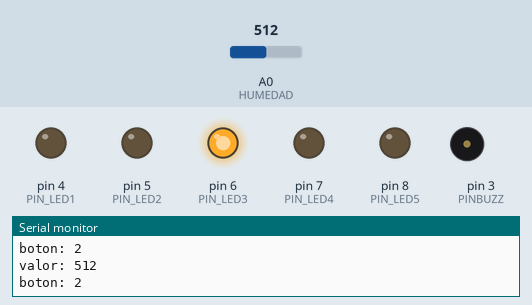
Recording of a sketch running on a simulated Arduino Uno, built with avr-gcc and run on an emulated ATmega328P. Parts: output pins drawn as LEDs (lit = HIGH), buzzer (waves = sounding), the last lines printed to the serial monitor. The inputs (shaded band) are chosen by the test bench; at power-on: A0 (HUMEDAD) = 512.

Above: at 1.2 s.
1.3 s: A0 (HUMEDAD) set to 532
At 2.5 s:
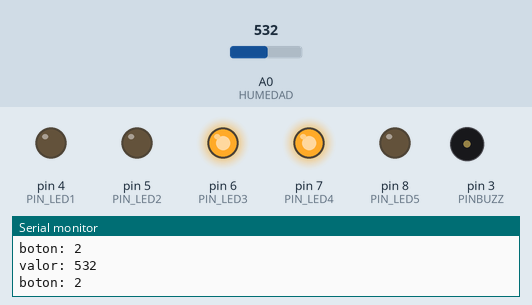
2.8 s: A0 (HUMEDAD) set to 691
5.8 s: A0 (HUMEDAD) set to 712
At 6.6 s:
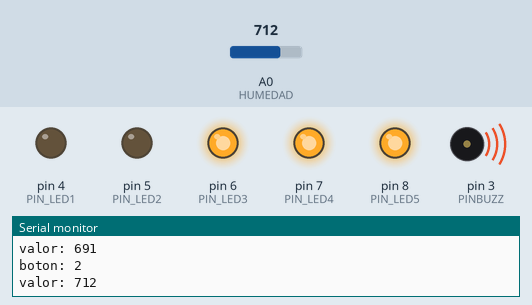
7.3 s: A0 (HUMEDAD) set to 363
10.3 s: A0 (HUMEDAD) set to 342
At 10.7 s:
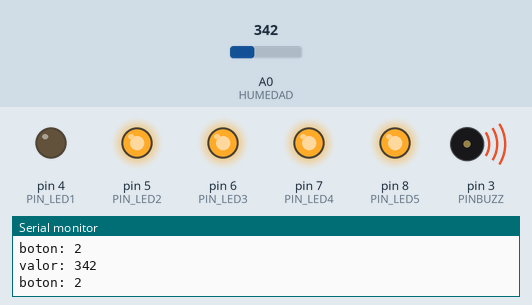
11.8 s: A0 (HUMEDAD) set to 166
At 12.5 s:
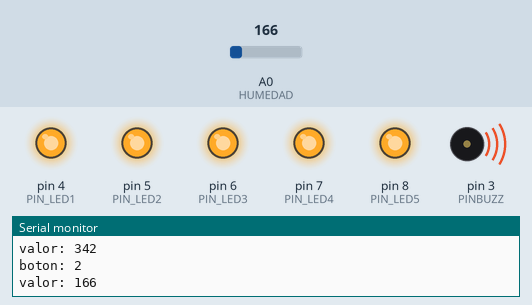
Timing chart, 0 to 14.3 s (numbered marks = the images above; inputs shaded):
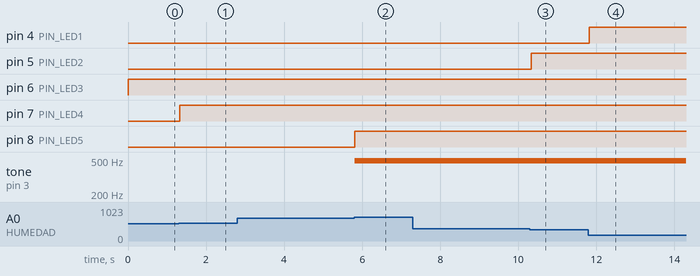

The sketch:

parcial_gabriela_quintero.ino
```cpp
// C++ code
//
const int PIN_LED1=4;
  const int PIN_LED2=5;
  const int PIN_LED3=6;
  const int PIN_LED4=7;
  const int PIN_LED5=8;
  const int PINBUZZ=3;
const int BUTTON=2;
  int HUMEDAD=A0;
int SENSOR;

int isPressed=BUTTON;


void setup()
{
  pinMode(PIN_LED1, OUTPUT);
  pinMode(PIN_LED2, OUTPUT);
  pinMode(PIN_LED3, OUTPUT);
  pinMode(PIN_LED4, OUTPUT);
  pinMode(PIN_LED5, OUTPUT);
  pinMode(PINBUZZ, OUTPUT);
  pinMode(HUMEDAD, INPUT);
  pinMode(BUTTON, INPUT);


  Serial.begin(9600);

}

void loop()
{
  Serial.print("boton: ");
  Serial.println(BUTTON);
  int SENSOR=analogRead(HUMEDAD);
  Serial.print("valor: ");
  Serial.println(SENSOR);

 //ENCIENDE LAS LUCES
  if (SENSOR>0&&SENSOR<175){
    digitalWrite(PIN_LED1, HIGH);}

  if (SENSOR>175&&SENSOR<350){
    digitalWrite(PIN_LED2, HIGH);}

  if (SENSOR>350&&SENSOR<525){
    digitalWrite(PIN_LED3, HIGH);}

  if (SENSOR>525&&SENSOR<700){
    digitalWrite(PIN_LED4, HIGH);}

  if (SENSOR>700&&SENSOR<875){
    digitalWrite(PIN_LED5, HIGH);}

//ACTIVA LA ALARMA CON EL 20%
  if(SENSOR<175){
    tone(PINBUZZ,1000, 100);
    analogWrite(PINBUZZ, HIGH);
    delay(1000);

    /*analogWrite(PINBUZZ, HIGH);
    delay(5000);*/
  }


  if(SENSOR>176){
  analogWrite(PINBUZZ, LOW);}

  //ACTIVA ALARMA CON EL 80%
  if(SENSOR>700){
    tone(PINBUZZ,1500, 1500);
    analogWrite(PINBUZZ, HIGH);
    delay(2000);
  }

  if(SENSOR<699){
  analogWrite(PINBUZZ, LOW);}
}


//DESACTIVAR CON BOTON

/*if(isPressed){
  analogWrite(PINBUZZ, LOW);
}*/
```

Measured:
- the behaviour switches between 525 and 526 on A0 (HUMEDAD) (found by bisection; images 0 and 1)
- the behaviour switches between 700 and 701 on A0 (HUMEDAD) (found by bisection; images 1 and 2)
- the behaviour switches between 350 and 349 on A0 (HUMEDAD) (found by bisection; images 2 and 3)
- after the input at 1.3 s, pin 7 (PIN_LED4): LOW → HIGH at once
- after the input at 5.8 s, pin 8 (PIN_LED5): LOW → HIGH at once; tone on pin 3 (PINBUZZ): silent → 490 Hz at once
- after the input at 10.3 s, pin 5 (PIN_LED2): LOW → HIGH at once
- after the input at 11.8 s, pin 4 (PIN_LED1): LOW → HIGH at once
